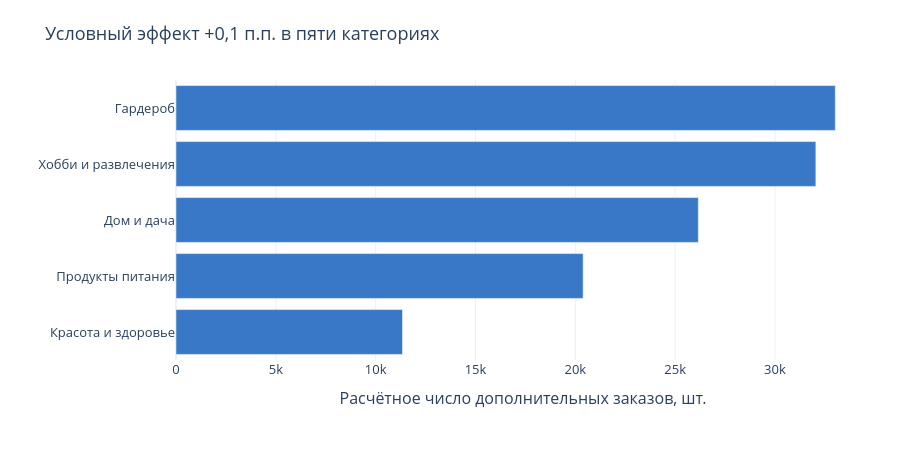

Notebook source saved alongside this figure:
### Markdown cell above
### Интерактивно: условный сценарий +0,1 п.п.
Расчёт — открытия × 0,001, при фиксированных открытиях. Это не прогноз; категории могут пересекаться.

### Code cell
scenario_plot = scenario['Сценарно дополнительные заказы при +0,1 п.п.'].sort_values()
fig = go.Figure(go.Bar(x=scenario_plot.values, y=scenario_plot.index, orientation='h', marker_color='#3978C6',
                       hovertemplate='%{y}<br>Условно дополнительных заказов: %{x:,.1f}<extra></extra>'))
fig.update_xaxes(rangemode='tozero')
show_plotly(fig, 'Условный эффект +0,1 п.п. в пяти категориях', 'Расчётное число дополнительных заказов, шт.', '', 450)

### Figure 1 — Plotly figure (JSON) as saved in the notebook; plotly's stock layout.template omitted (floating-point values rounded to 4 significant figures)
{"data": [{"hovertemplate": "%{y}<br>Условно дополнительных заказов: %{x:,.1f}<extra></extra>", "marker": {"color": "#3978C6"}, "orientation": "h", "type": "bar", "x": [11350.0, 20390.0, 26160.0, 32050.0, 33020.0], "y": ["Красота и здоровье", "Продукты питания", "Дом и дача", "Хобби и развлечения", "Гардероб"]}], "layout": {"font": {"size": 13}, "height": 450, "hoverlabel": {"namelength": -1}, "legend": {"title": {"text": "Канал"}}, "margin": {"b": 90, "l": 70, "r": 30, "t": 80}, "title": {"text": "Условный эффект +0,1 п.п. в пяти категориях"}, "xaxis": {"rangemode": "tozero", "title": {"text": "Расчётное число дополнительных заказов, шт."}}, "yaxis": {"title": {"text": ""}}}}
